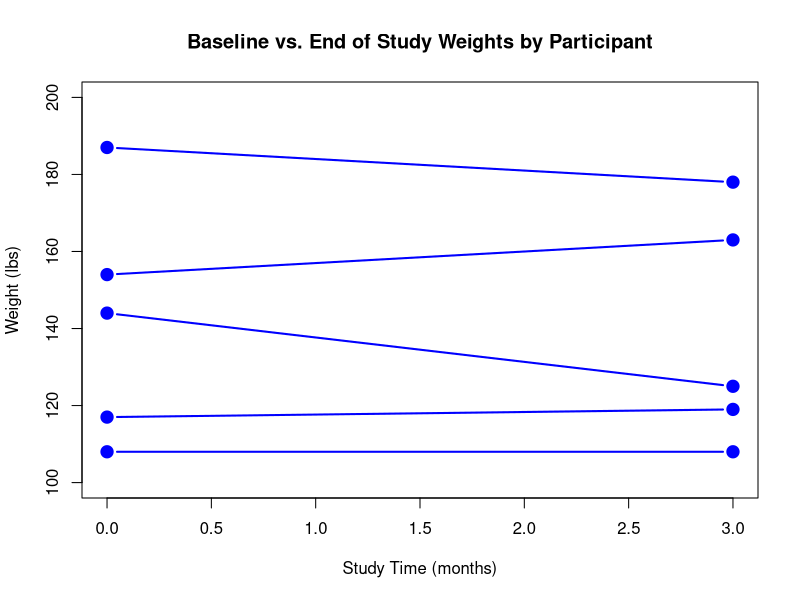
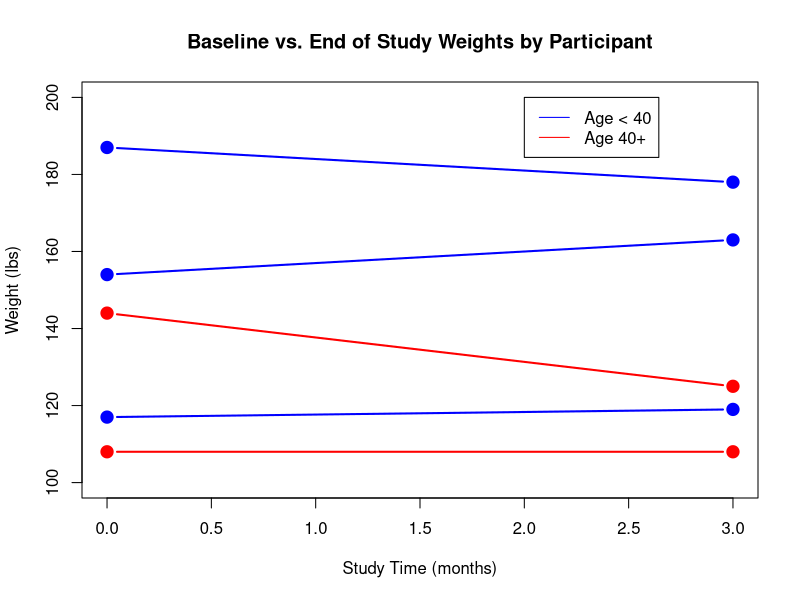

Generate these figures, in order, with R:
# ~~~~~~~~~~~~~~~~~~~~~~~~~~~~~~~~~~~~~~~~~~~~~~~
# ~ BIOS 721| Final Exam Fall 2015 Solutoin Key ~
# ~~~~~~~~~~~~~~~~~~~~~~~~~~~~~~~~~~~~~~~~~~~~~~~

# Part 1

# Question 1 ------------------------------------------------

# Part (a) 
setwd('')     # <-- Set to location of data files on your machine!

WEIGHT <- read.csv('weight.csv',
                   header=FALSE,
                   skip=7,
                   nrow=15,
                   stringsAsFactors=FALSE)
w.names <- read.csv('weight.csv',
                    header=FALSE,
                    skip=23,
                    nrow=1,
                    stringsAsFactors=FALSE)
colnames(WEIGHT) <- w.names

WEIGHT

# Part (b)
library(reshape)
WEIGHT2 <- cast(WEIGHT,subject + age ~ time,value='weight')

# Part (c)
temp <- apply(WEIGHT2[,3:5],1,mean,na.rm=T)
WEIGHT2$AVGW <- temp

# Part (d) 
temp <- apply(WEIGHT2[,3:5],1,max)
WEIGHT2$MAXW <- temp

# Part (e)
x <- 0:3
plot(x,rep(NA,length(x)),
     ylim=c(100,200),
     main='Baseline vs. End of Study Weights by Participant',
     ylab='Weight (lbs)',
     xlab='Study Time (months)')

for (i in 1:dim(WEIGHT2)[1]) { 
  lines(c(x[1],x[length(x)]),WEIGHT2[i,c(3,5)],
        type='b',pch=19,col='blue',
        cex=1.5,lwd=2)}

# Part (f)
x <- 0:3
plot(x,rep(NA,length(x)),
     ylim=c(100,200),
     main='Baseline vs. End of Study Weights by Participant',
     ylab='Weight (lbs)',
     xlab='Study Time (months)')

for (i in 1:dim(WEIGHT2)[1]) { 
  if (WEIGHT2$age[i]>=40) {lines(c(x[1],x[length(x)]),WEIGHT2[i,c(3,5)],
               type='b',pch=19,col='red',
               cex=1.5,lwd=2)
    } else {lines(c(x[1],x[length(x)]),WEIGHT2[i,c(3,5)],
        type='b',pch=19,col='blue',
        cex=1.5,lwd=2)}}

legend(2,200,c('Age < 40','Age 40+'),
       col=c('blue','red'),lty=c(1,1))

# Question 2 ------------------------------------------------

A <- 1:3

# Part (a)
A-1

# Part (b)
A*A

# Part (c)
matrix(A,2,3)

# Part (d)
diag(A)

# Question 3 ------------------------------------------------

# Part (a)
toupper(letters)

# Part (b)
set.seed(123)
sample(letters,1)

# Part (c)
set.seed(123)
count <- 0
num.w <- 0 
while(num.w<10) {
  count <- count+1
  if(sample(letters,1)=='w'){num.w <- num.w+1}}
count

# Question 4 ------------------------------------------------

m <- matrix(c(1,1,3,5,2,6,-2,-1,-3),3,3,byrow=T)

Double.Odd <- function(m) {
  m[m%%2==1] <- 2*m[m%%2==1]
  return(list(All.Even=m))}

Double.Odd(m)

# Question 5 ------------------------------------------------

# Part (a)
set.seed(111)
no.runs <- 10000
family <- rep(0,no.runs)
for (i in 1:no.runs){
  child1 <- rbinom(1,1,0.5)
  child2 <- rbinom(1,1,0.5)
  child3 <- rbinom(1,1,0.5)
  if(child1==1&child2==1&child3==1) { family[i] <- 1 }}
mean(family)
  
#> mean(family)
#[1] 0.1235
#> 1/8
#[1] 0.125

# Part (b)
set.seed(222)
no.runs <- 10000
family <- rep(0,no.runs)
for (i in 1:no.runs){
  child1 <- rbinom(1,1,0.5)
  child2 <- rbinom(1,1,0.5)
  child3 <- rbinom(1,1,0.5)
  if((child1==1&child2==1)|(child2==1&child3==1)) { family[i] <- 1 }}
mean(family)

#> mean(family)
#[1] 0.3677
#> 3/8
#[1] 0.375

# -----------------------------------------------------------
# End of Program 
